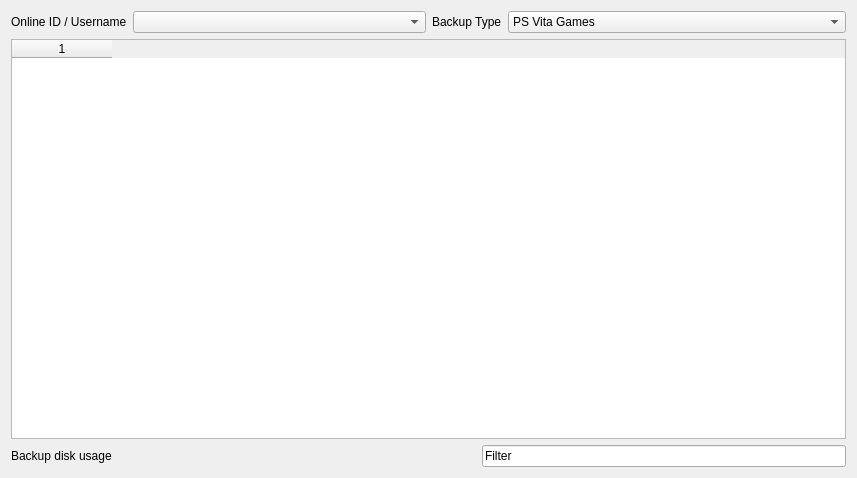
<?xml version="1.0" encoding="UTF-8"?>
<ui version="4.0">
 <class>BackupManagerForm</class>
 <widget class="QWidget" name="BackupManagerForm">
  <property name="geometry">
   <rect>
    <x>0</x>
    <y>0</y>
    <width>857</width>
    <height>478</height>
   </rect>
  </property>
  <property name="windowTitle">
   <string>Backup Manager</string>
  </property>
  <layout class="QGridLayout" name="gridLayout">
   <item row="0" column="0">
    <layout class="QHBoxLayout" name="horizontalLayout_3">
     <item>
      <layout class="QFormLayout" name="formLayout_3">
       <item row="0" column="0">
        <widget class="QLabel" name="label_3">
         <property name="text">
          <string>Online ID / Username</string>
         </property>
        </widget>
       </item>
       <item row="0" column="1">
        <widget class="QComboBox" name="accountBox"/>
       </item>
      </layout>
     </item>
     <item>
      <layout class="QFormLayout" name="formLayout_4">
       <property name="fieldGrowthPolicy">
        <enum>QFormLayout::AllNonFixedFieldsGrow</enum>
       </property>
       <item row="0" column="0">
        <widget class="QLabel" name="label_4">
         <property name="text">
          <string>Backup Type</string>
         </property>
         <property name="margin">
          <number>2</number>
         </property>
        </widget>
       </item>
       <item row="0" column="1">
        <widget class="QComboBox" name="backupComboBox">
         <item>
          <property name="text">
           <string>PS Vita Games</string>
          </property>
         </item>
         <item>
          <property name="text">
           <string>PSP Games</string>
          </property>
         </item>
         <item>
          <property name="text">
           <string>PSM Games</string>
          </property>
         </item>
         <item>
          <property name="text">
           <string>PSOne Games</string>
          </property>
         </item>
         <item>
          <property name="text">
           <string>PSP Savedatas</string>
          </property>
         </item>
         <item>
          <property name="text">
           <string>Backups</string>
          </property>
         </item>
        </widget>
       </item>
      </layout>
     </item>
    </layout>
   </item>
   <item row="1" column="0">
    <widget class="QTableWidget" name="tableWidget">
     <property name="columnCount">
      <number>1</number>
     </property>
     <column/>
    </widget>
   </item>
   <item row="2" column="0">
    <layout class="QHBoxLayout" name="horizontalLayout">
     <item>
      <widget class="QLabel" name="usageLabel">
       <property name="text">
        <string>Backup disk usage</string>
       </property>
      </widget>
     </item>
     <item>
      <spacer name="horizontalSpacer">
       <property name="orientation">
        <enum>Qt::Horizontal</enum>
       </property>
       <property name="sizeHint" stdset="0">
        <size>
         <width>40</width>
         <height>20</height>
        </size>
       </property>
      </spacer>
     </item>
     <item>
      <widget class="FilterLineEdit" name="filterLineEdit">
       <property name="styleSheet">
        <string notr="true">FilterLineEdit { color:gray; font-style:italic; }</string>
       </property>
       <property name="text">
        <string>Filter</string>
       </property>
      </widget>
     </item>
    </layout>
   </item>
  </layout>
 </widget>
 <customwidgets>
  <customwidget>
   <class>FilterLineEdit</class>
   <extends>QLineEdit</extends>
   <header>filterlineedit.h</header>
  </customwidget>
 </customwidgets>
 <resources/>
 <connections/>
</ui>
